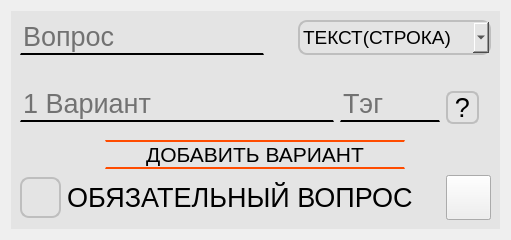
                  <widget class="QWidget" name="page_5">
                   <layout class="QVBoxLayout" name="verticalLayout_20">
                    <item>
                     <layout class="QHBoxLayout" name="horizontalLayout_99">
                      <item>
                       <widget class="QWidget" name="widget_5" native="true">
                        <property name="maximumSize">
                         <size>
                          <width>900</width>
                          <height>400</height>
                         </size>
                        </property>
                        <property name="styleSheet">
                         <string notr="true">#widget_5 {
background-color: rgb(228, 228, 228)
}</string>
                        </property>
                        <layout class="QVBoxLayout" name="verticalLayout_18">
                         <property name="sizeConstraint">
                          <enum>QLayout::SetDefaultConstraint</enum>
                         </property>
                         <item>
                          <layout class="QHBoxLayout" name="horizontalLayout_34">
                           <item>
                            <layout class="QHBoxLayout" name="horizontalLayout_35">
                             <item>
                              <widget class="QLineEdit" name="Vopros_3">
                               <property name="maximumSize">
                                <size>
                                 <width>425</width>
                                 <height>60</height>
                                </size>
                               </property>
                               <property name="font">
                                <font>
                                 <pointsize>20</pointsize>
                                </font>
                               </property>
                               <property name="styleSheet">
                                <string notr="true">border-top: 0px solid;
border-bottom: 2px solid;
background-color: rgb(228, 228, 228);</string>
                               </property>
                               <property name="alignment">
                                <set>Qt::AlignBottom|Qt::AlignLeading|Qt::AlignLeft</set>
                               </property>
                               <property name="placeholderText">
                                <string>Вопрос</string>
                               </property>
                              </widget>
                             </item>
                             <item>
                              <layout class="QHBoxLayout" name="horizontalLayout_36">
                               <property name="leftMargin">
                                <number>28</number>
                               </property>
                               <item>
                                <widget class="QComboBox" name="comboBox_3">
                                 <property name="maximumSize">
                                  <size>
                                   <width>220</width>
                                   <height>80</height>
                                  </size>
                                 </property>
                                 <property name="font">
                                  <font>
                                   <pointsize>14</pointsize>
                                  </font>
                                 </property>
                                 <property name="styleSheet">
                                  <string notr="true">#comboBox_3 {
border: 2px solid;
border-radius: 9px;
border-color:rgb(190, 190, 190) ;
background-color: rgb(228, 228, 228);
}
#comboBox_3:hover {
background-color: rgb(219, 219, 219);
}
#comboBox_3:pressed { 
background-color:rgb(219, 219, 219);
}
</string>
                                 </property>
                                 <item>
                                  <property name="text">
                                   <string>ТЕКСТ(СТРОКА)</string>
                                  </property>
                                 </item>
                                 <item>
                                  <property name="text">
                                   <string>ТЕКСТ(АБЗАЦ)</string>
                                  </property>
                                 </item>
                                 <item>
                                  <property name="text">
                                   <string>ОДИН ИЗ СПИСКА</string>
                                  </property>
                                 </item>
                                 <item>
                                  <property name="text">
                                   <string>МН. ИЗ СПИСКА</string>
                                  </property>
                                 </item>
                                 <item>
                                  <property name="text">
                                   <string>РАСКР. СПИСОК</string>
                                  </property>
                                 </item>
                                 <item>
                                  <property name="text">
                                   <string>ШКАЛА</string>
                                  </property>
                                 </item>
                                 <item>
                                  <property name="text">
                                   <string>ДАТА</string>
                                  </property>
                                 </item>
                                 <item>
                                  <property name="text">
                                   <string>ВРЕМЯ</string>
                                  </property>
                                 </item>
                                </widget>
                               </item>
                              </layout>
                             </item>
                            </layout>
                           </item>
                          </layout>
                         </item>
                         <item>
                          <layout class="QHBoxLayout" name="horizontalLayout_37">
                           <item>
                            <layout class="QHBoxLayout" name="horizontalLayout_38">
                             <item>
                              <widget class="QLineEdit" name="Kratki_otvet_2">
                               <property name="maximumSize">
                                <size>
                                 <width>425</width>
                                 <height>60</height>
                                </size>
                               </property>
                               <property name="font">
                                <font>
                                 <pointsize>20</pointsize>
                                </font>
                               </property>
                               <property name="styleSheet">
                                <string notr="true">border-top: 0px solid;
border-bottom: 2px solid;
background-color: rgb(228, 228, 228);</string>
                               </property>
                               <property name="alignment">
                                <set>Qt::AlignBottom|Qt::AlignLeading|Qt::AlignLeft</set>
                               </property>
                               <property name="placeholderText">
                                <string>1 Вариант</string>
                               </property>
                              </widget>
                             </item>
                            </layout>
                           </item>
                           <item>
                            <layout class="QHBoxLayout" name="horizontalLayout_39">
                             <item>
                              <widget class="QLineEdit" name="Tag_3">
                               <property name="maximumSize">
                                <size>
                                 <width>100</width>
                                 <height>60</height>
                                </size>
                               </property>
                               <property name="font">
                                <font>
                                 <pointsize>20</pointsize>
                                </font>
                               </property>
                               <property name="styleSheet">
                                <string notr="true">border-top: 0px solid;
border-bottom: 2px solid;
background-color: rgb(228, 228, 228);</string>
                               </property>
                               <property name="alignment">
                                <set>Qt::AlignBottom|Qt::AlignLeading|Qt::AlignLeft</set>
                               </property>
                               <property name="placeholderText">
                                <string>Тэг</string>
                               </property>
                              </widget>
                             </item>
                             <item>
                              <layout class="QVBoxLayout" name="verticalLayout_19">
                               <item>
                                <spacer name="verticalSpacer_3">
                                 <property name="orientation">
                                  <enum>Qt::Vertical</enum>
                                 </property>
                                 <property name="sizeType">
                                  <enum>QSizePolicy::Fixed</enum>
                                 </property>
                                 <property name="sizeHint" stdset="0">
                                  <size>
                                   <width>45</width>
                                   <height>30</height>
                                  </size>
                                 </property>
                                </spacer>
                               </item>
                               <item>
                                <widget class="QPushButton" name="Button_Question_3">
                                 <property name="maximumSize">
                                  <size>
                                   <width>33</width>
                                   <height>33</height>
                                  </size>
                                 </property>
                                 <property name="font">
                                  <font>
                                   <pointsize>20</pointsize>
                                  </font>
                                 </property>
                                 <property name="styleSheet">
                                  <string notr="true">#Button_Question_3 {
border: 2px solid;
border-radius: 7px;
border-color:rgb(190, 190, 190);
background-color: rgb(228, 228, 228);
}
#Button_Question_3:hover {
background-color:rgb(219, 219, 219);
}
#Button_Question_3:pressed { 
background-color:rgb(204, 204, 204);
}</string>
                                 </property>
                                 <property name="text">
                                  <string>?</string>
                                 </property>
                                </widget>
                               </item>
                              </layout>
                             </item>
                            </layout>
                           </item>
                          </layout>
                         </item>
                         <item>
                          <layout class="QHBoxLayout" name="horizontalLayout_40">
                           <property name="topMargin">
                            <number>10</number>
                           </property>
                           <item>
                            <widget class="QPushButton" name="pushButton_DOPvariany">
                             <property name="maximumSize">
                              <size>
                               <width>300</width>
                               <height>40</height>
                              </size>
                             </property>
                             <property name="font">
                              <font>
                               <pointsize>16</pointsize>
                              </font>
                             </property>
                             <property name="styleSheet">
                              <string notr="true">#pushButton_DOPvariany {
border-top: 2px solid;
border-top-color: rgb(255, 76, 0);
border-bottom: 2px solid;
border-bottom-color: rgb(255, 76, 0);
}
#pushButton_DOPvariany:hover {
}
#pushButton_DOPvariany:pressed { 
}</string>
                             </property>
                             <property name="text">
                              <string>ДОБАВИТЬ ВАРИАНТ</string>
                             </property>
                            </widget>
                           </item>
                          </layout>
                         </item>
                         <item>
                          <layout class="QHBoxLayout" name="horizontalLayout_41">
                           <item>
                            <widget class="QPushButton" name="Button_Copy_3">
                             <property name="maximumSize">
                              <size>
                               <width>41</width>
                               <height>41</height>
                              </size>
                             </property>
                             <property name="styleSheet">
                              <string notr="true">#Button_Copy_3 {
border: 2px solid;
border-radius: 9px;
border-color:rgb(190, 190, 190);
background-color: rgb(228, 228, 228);
}
#Button_Copy_3:hover {
background-color:rgb(219, 219, 219);
}
#Button_Copy_3:pressed { 
background-color:rgb(204, 204, 204);
}
</string>
                             </property>
                             <property name="text">
                              <string/>
                             </property>
                             <property name="icon">
                              <iconset>
                               <normaloff>../../../../../1621635.png</normaloff>../../../../../1621635.png</iconset>
                             </property>
                            </widget>
                           </item>
                           <item>
                            <layout class="QHBoxLayout" name="horizontalLayout_42">
                             <property name="spacing">
                              <number>0</number>
                             </property>
                             <item>
                              <widget class="QLabel" name="Obyazatelny_vopros_3">
                               <property name="maximumSize">
                                <size>
                                 <width>400</width>
                                 <height>34</height>
                                </size>
                               </property>
                               <property name="font">
                                <font>
                                 <pointsize>20</pointsize>
                                </font>
                               </property>
                               <property name="text">
                                <string>ОБЯЗАТЕЛЬНЫЙ ВОПРОС</string>
                               </property>
                              </widget>
                             </item>
                             <item>
                              <widget class="QWidget" name="widget_6" native="true">
                               <property name="minimumSize">
                                <size>
                                 <width>45</width>
                                 <height>45</height>
                                </size>
                               </property>
                               <property name="maximumSize">
                                <size>
                                 <width>45</width>
                                 <height>45</height>
                                </size>
                               </property>
                               <widget class="QPushButton" name="pushButton_6">
                                <property name="geometry">
                                 <rect>
                                  <x>0</x>
                                  <y>0</y>
                                  <width>45</width>
                                  <height>45</height>
                                 </rect>
                                </property>
                                <property name="maximumSize">
                                 <size>
                                  <width>45</width>
                                  <height>45</height>
                                 </size>
                                </property>
                                <property name="text">
                                 <string/>
                                </property>
                               </widget>
                               <widget class="QPushButton" name="pushButton_7">
                                <property name="geometry">
                                 <rect>
                                  <x>0</x>
                                  <y>0</y>
                                  <width>45</width>
                                  <height>45</height>
                                 </rect>
                                </property>
                                <property name="maximumSize">
                                 <size>
                                  <width>45</width>
                                  <height>45</height>
                                 </size>
                                </property>
                                <property name="text">
                                 <string/>
                                </property>
                                <property name="icon">
                                 <iconset>
                                  <normaloff>../../../../../png-clipart-check-mark-computer-icons-symbol-miscellaneous-angle.png</normaloff>../../../../../png-clipart-check-mark-computer-icons-symbol-miscellaneous-angle.png</iconset>
                                </property>
                               </widget>
                              </widget>
                             </item>
                            </layout>
                           </item>
                          </layout>
                         </item>
                        </layout>
                       </widget>
                      </item>
                     </layout>
                    </item>
                   </layout>
                  </widget>
